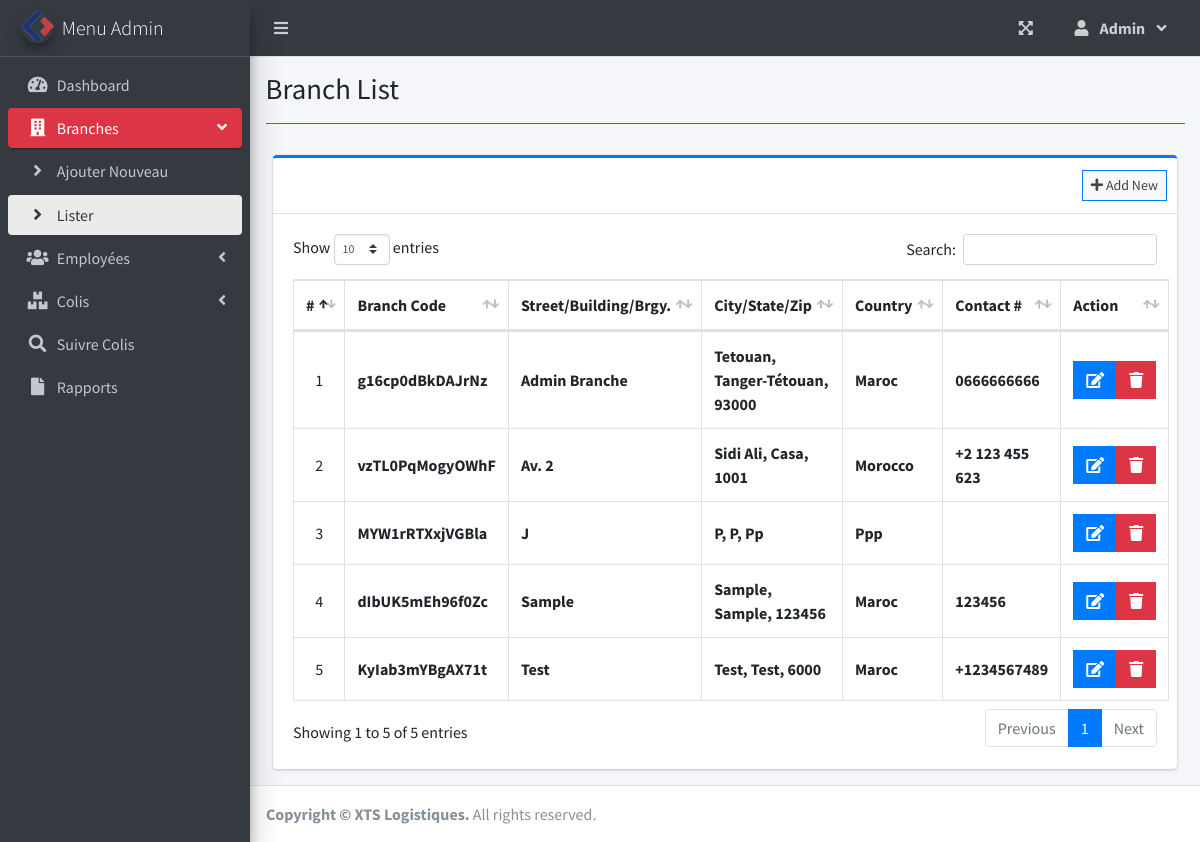
The page /index.php?page=branch_list (signed in) on the database its author committed.
### tables this page shows
CREATE TABLE `branches` (
  `id` int(30) NOT NULL,
  `branch_code` varchar(50) NOT NULL,
  `street` text NOT NULL,
  `city` text NOT NULL,
  `state` text NOT NULL,
  `zip_code` varchar(50) NOT NULL,
  `country` text NOT NULL,
  `contact` varchar(100) NOT NULL,
  `date_created` datetime NOT NULL DEFAULT current_timestamp()
);

### branch_list.php (the view, shortened to what this page needs)
<?php include'db_connect.php' ?>
<div class="col-lg-12">
	<div class="card card-outline card-primary">
		<div class="card-header">
			<div class="card-tools">
				<a class="btn btn-block btn-sm btn-default btn-flat border-primary " href="./index.php?page=new_branch"><i class="fa fa-plus"></i> Add New</a>
			</div>
		</div>
		<div class="card-body">
			<table class="table tabe-hover table-bordered" id="list">
				<!-- <colgroup>
					<col width="5%">
					<col width="15%">
					<col width="25%">
					<col width="25%">
					<col width="15%">
				</colgroup> -->
				<thead>
					<tr>
						<th class="text-center">#</th>
						<th>Branch Code</th>
						<th>Street/Building/Brgy.</th>
						<th>City/State/Zip</th>
						<th>Country</th>
						<th>Contact #</th>
						<th>Action</th>
					</tr>
				</thead>
				<tbody>
					<?php
					$i = 1;
					$qry = $conn->query("SELECT * FROM branches order by street asc,city asc, state asc ");
					while($row= $qry->fetch_assoc()):
					?>
					<tr>
						<td class="text-center"><?php echo $i++ ?></td>
						<td class=""><b><?php echo $row['branch_code'] ?></b></td>
						<td><b><?php echo ucwords($row['street']) ?></b></td>
						<td><b><?php echo ucwords($row['city'].', '.$row['state'].', '.$row['zip_code']) ?></b></td>
						<td><b><?php echo ucwords($row['country']) ?></b></td>
						<td><b><?php echo $row['contact'] ?></b></td>
						<td class="text-center">
		                    <div class="btn-group">
		                        <a href="index.php?page=edit_branch&id=<?php echo $row['id'] ?>" class="btn btn-primary btn-flat ">
		                          <i class="fas fa-edit"></i>
		                        </a>
		                        <button type="button" class="btn btn-danger btn-flat delete_branch" data-id="<?php echo $row['id'] ?>">
		                          <i class="fas fa-trash"></i>
		                        </button>
	                      </div>
						</td>
					</tr>
				<?php endwhile; ?>
				</tbody>
			</table>
		</div>
	</div>
</div>

### branch_list.php (style rules this page uses)
table td { vertical-align: middle !important; }

### rows shown on the page
branches: branch_code "g16cp0dBkDAJrNz", street "Admin Branche", city+state+zip_code "Tetouan, Tanger-Tétouan, 93000", country "Maroc", contact "0666666666"
branches: branch_code "vzTL0PqMogyOWhF", street "Av. 2", city+state+zip_code "Sidi Ali, Casa, 1001", country "Morocco", contact "+2 123 455 623"
branches: branch_code "MYW1rRTXxjVGBla", street "J", city+state+zip_code "P, P, Pp", country "Ppp"
branches: branch_code "dIbUK5mEh96f0Zc", street "Sample", city+state+zip_code "Sample, Sample, 123456", country "Maroc", contact "123456"
branches: branch_code "KyIab3mYBgAX71t", street "Test", city+state+zip_code "Test, Test, 6000", country "Maroc", contact "+1234567489"

### other values the page prints
$_SESSION['login_firstname'] "Admin"
$title "Branch List"
